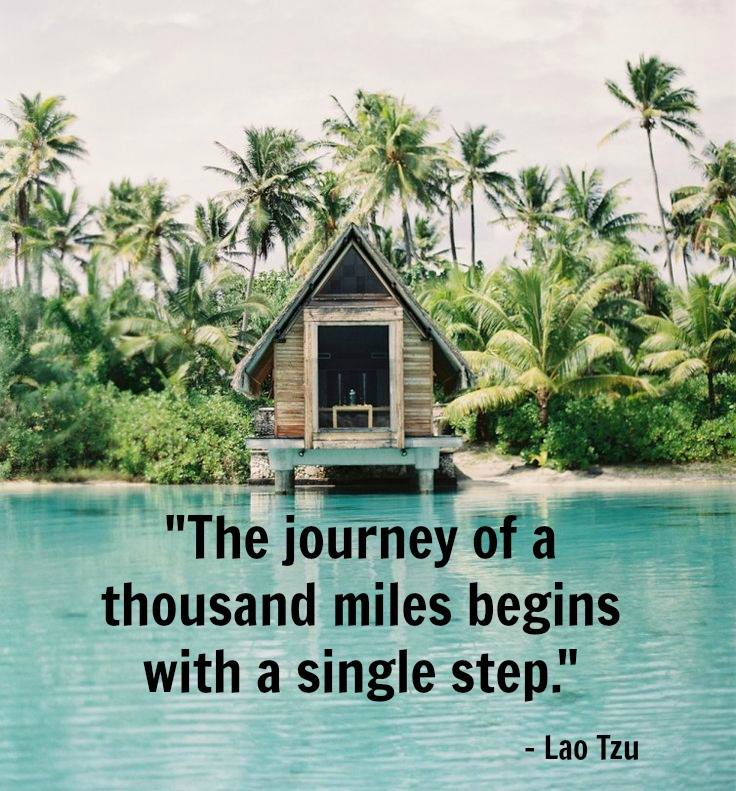
#> input picture source/test.jpg, 736 x 791 px
$ python -i ImagePreprocessingAndTextDetection.py   (imports and definitions only)   (Python 2 division)   (older library calls are emulated)
#> lines starting #> are read from the running program, lines starting #| are printed output that depends on the picture; after the words box and inside, x2 and y2 are one past the last pixel; in counts of white or black regions, pixels touching at a corner belong together
# -*- coding: utf-8 -*-
import numpy as np
from skimage.io import imread
import matplotlib.pyplot as plt
import cPickle
from skimage.morphology import square, closing
from skimage.io import imshow
from skimage import restoration
from skimage.filters import threshold_otsu
from skimage.filters import threshold_yen
from skimage.measure import regionprops
from skimage import measure
from skimage.color import label2rgb
import matplotlib.patches as mpatches
from skimage.transform import resize

class ImageData():
    # Constructor
    def __init__ (self,image_file):
#> called with image_file = 'test.jpg'
        self.image = imread(image_file,as_grey = True)
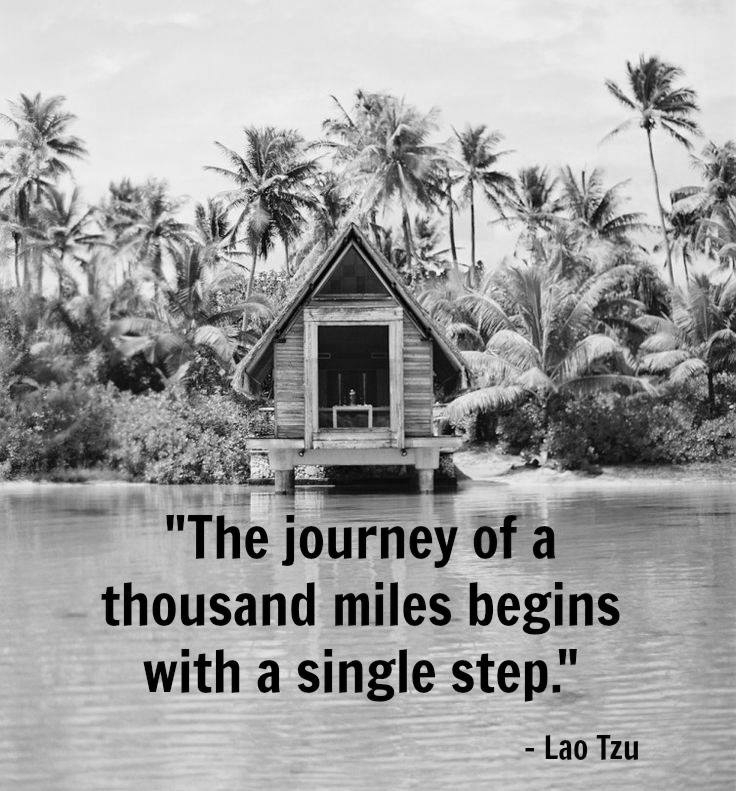
#> self.image: shape (791, 736) float64; min 0, max 0.997, mean 0.625
        self.preprocess_image()
    ####################################################
    # Denoise and increases contrast
    def preprocess_image(self):
        # Total-variation denoising
        image = restoration.denoise_tv_chambolle(self.image,weight=0.1)
        # Return threshold value based on Otsu's method
        thresh = threshold_otsu(image)
#> thresh = 0.518
        # Increases contrast
        self.bw = closing(image <= thresh,square(1))
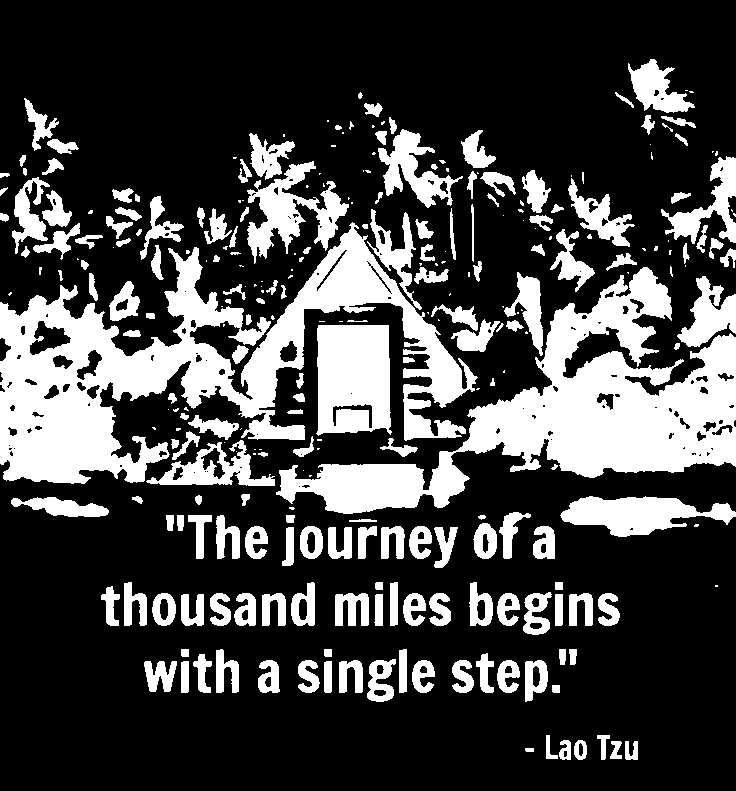
#> self.bw: shape (791, 736) bool; 26.6% white; 280 white regions (97 under 20 px), largest, box (x1, y1, x2, y2) and area: (0, 222, 478, 484) 41405, (276, 267, 736, 514) 36316, (316, 325, 392, 436) 7449
        self.cleared = self.bw.copy()
        return self.cleared
    # Plot preprocessed image
    # [22 lines left out: function plot_preprocessed_image, not called in this run]

    def get_text_candidates(self):
        """
        identifies objects in the image. Gets contours, draws rectangles around them
        and saves the rectangles as individual images.
        """
        label_image = measure.label(self.cleared)
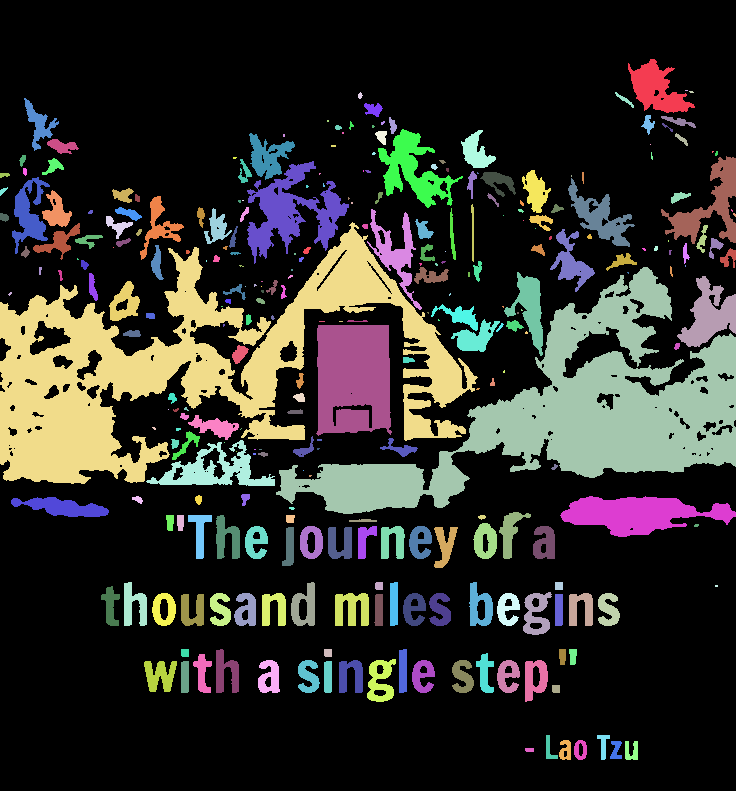
#> label_image: shape (791, 736) int32; 281 distinct labels, from 0 to 280; one colour per label, 0 black
        borders = np.logical_xor(self.bw, self.cleared)
#> borders: shape (791, 736) bool; every value is 0
        label_image[borders] = -1


        coordinates = []
        i=0

        for region in regionprops(label_image):
            if region.area > 10:
                minr, minc, maxr, maxc = region.bbox
                margin = 3
                minr, minc, maxr, maxc = minr-margin, minc-margin, maxr+margin, maxc+margin
                roi = self.image[minr:maxr, minc:maxc]
                if roi.shape[0]*roi.shape[1] == 0:
                    continue
                else:
                    if i==0:
                        samples = resize(roi, (20,20))
                        coordinates.append(region.bbox)
                        i+=1
                    elif i==1:
                        roismall = resize(roi, (20,20))
                        samples = np.concatenate((samples[None,:,:], roismall[None,:,:]), axis=0)
                        coordinates.append(region.bbox)
                        i+=1
                    else:
                        roismall = resize(roi, (20,20))
                        samples = np.concatenate((samples[:,:,:], roismall[None,:,:]), axis=0)
                        coordinates.append(region.bbox)
#> this loop made 280 passes
#> (minr, minc, maxr, maxc, i) on passes 1, 4: (56, 625, 116, 698, 1), (89, 355, 102, 366, 2)
#> (minr, minc, maxr, maxc) on passes 5 to 10: (89, 612, 111, 637), (95, 21, 154, 62), (100, 361, 120, 386), (112, 638, 138, 658), (113, 658, 131, 699), (114, 386, 137, 400)
#> pass 1, in get_text_candidates, `roi = self.image[minr:maxr, minc:maxc]`:
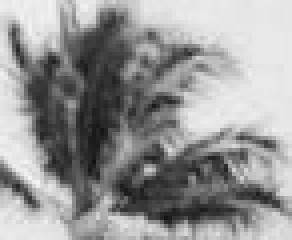
#> roi: shape (60, 73) float64 (shown 4 times larger); min 0.0645, max 0.967, mean 0.592
#> pass 1, in get_text_candidates, `samples = resize(roi, (20,20))`:
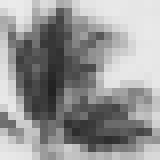
#> samples: shape (20, 20) float64 (shown 8 times larger); min 0.132, max 0.925, mean 0.591

        self.candidates = {
                    'fullscale': samples,
                    'flattened': samples.reshape((samples.shape[0], -1)),
                    'coordinates': np.array(coordinates)
                    }

        print 'Images After Contour Detection'
        print 'Fullscale: ', self.candidates['fullscale'].shape
#| Fullscale:  (202, 20, 20)
        print 'Flattened: ', self.candidates['flattened'].shape
#| Flattened:  (202, 400)
        print 'Contour Coordinates: ', self.candidates['coordinates'].shape
#| Contour Coordinates:  (202, 4)
        print '============================================================'

        return self.candidates
    # [31 lines left out: function plot_to_check, not called in this run]
    def show(self):
        imshow(self.image)
        plt.show()
    # [66 lines left out: functions select_text_among_candidates, classify_text, reconstruct_text, not called in this run]

>>> result = ImageData('test.jpg').get_text_candidates()
